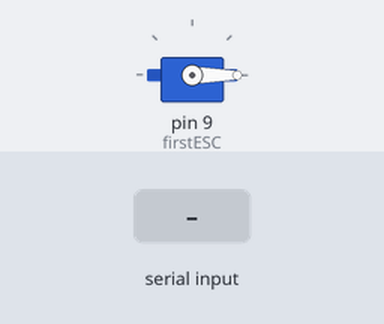
A sketch run on a simulated Arduino Uno, built with avr-gcc and run on an emulated ATmega328P. Shown: servo. The inputs (shaded band) are chosen by the test bench.

Above: at 1.2 s.
1.3 s: "90,45\n" received over Serial
At 2.1 s:
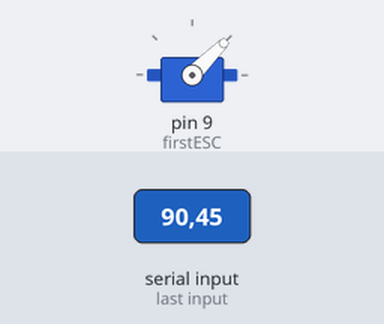
3.8 s: "30,150\n" received over Serial
At 4.3 s:
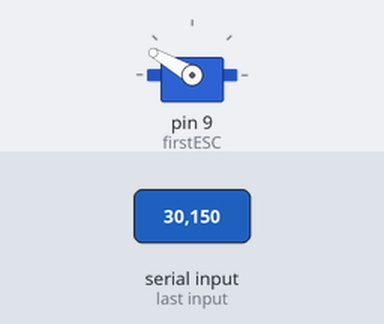
6.3 s: "200\n" received over Serial
At 7.1 s:
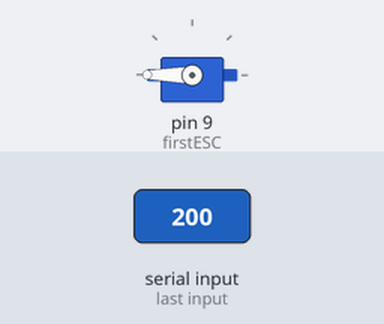
Timing chart, 0 to 9.3 s (numbered marks = the images above; inputs shaded):
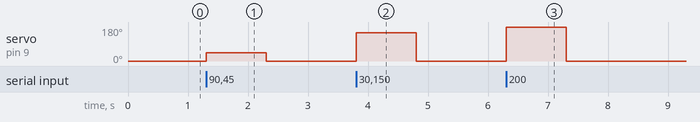

Measured:
- after the input at 1.3 s, servo on pin 9 (firstESC): 0° → 45° at once, → 0° 1.0 s later
- after the input at 3.8 s, servo on pin 9 (firstESC): 0° → 150° at once, → 0° 1.0 s later
- after the input at 6.3 s, servo on pin 9 (firstESC): 0° → 180° at once, → 0° 1.0 s later

The sketch:

esc_controller_v0.15.ino
```cpp
/*
Coded by Marjan Olesch
Sketch from Insctructables.com
*/

#include <Servo.h>

int value = 0; // initialize the variables you need
Servo firstESC, secondESC; // you can control 2 or more servos simultaneously

void setup() {

 firstESC.attach(9);   // attached to pin 9
 Serial.begin(9600);   // start serial at 9600 baud
 firstESC.write(100);

}

void loop() {

// First connect your ESC WITHOUT arming. Then open the serial and follow the instructions.
 firstESC.write(value);

 if(Serial.available())
   value = Serial.parseInt();   // parse an integer from serial
}
```
